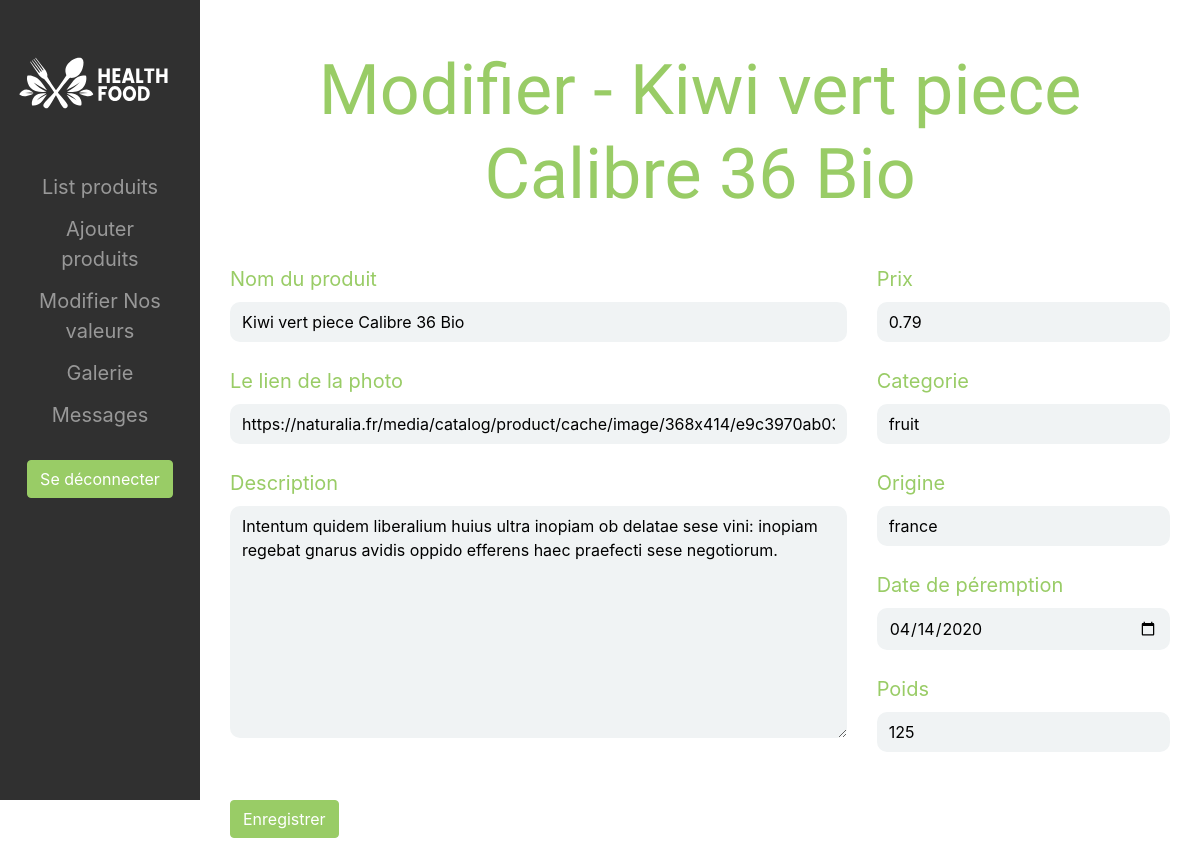
Before: /admin/modifier/index.php?id=1 (signed in) with the older database file.
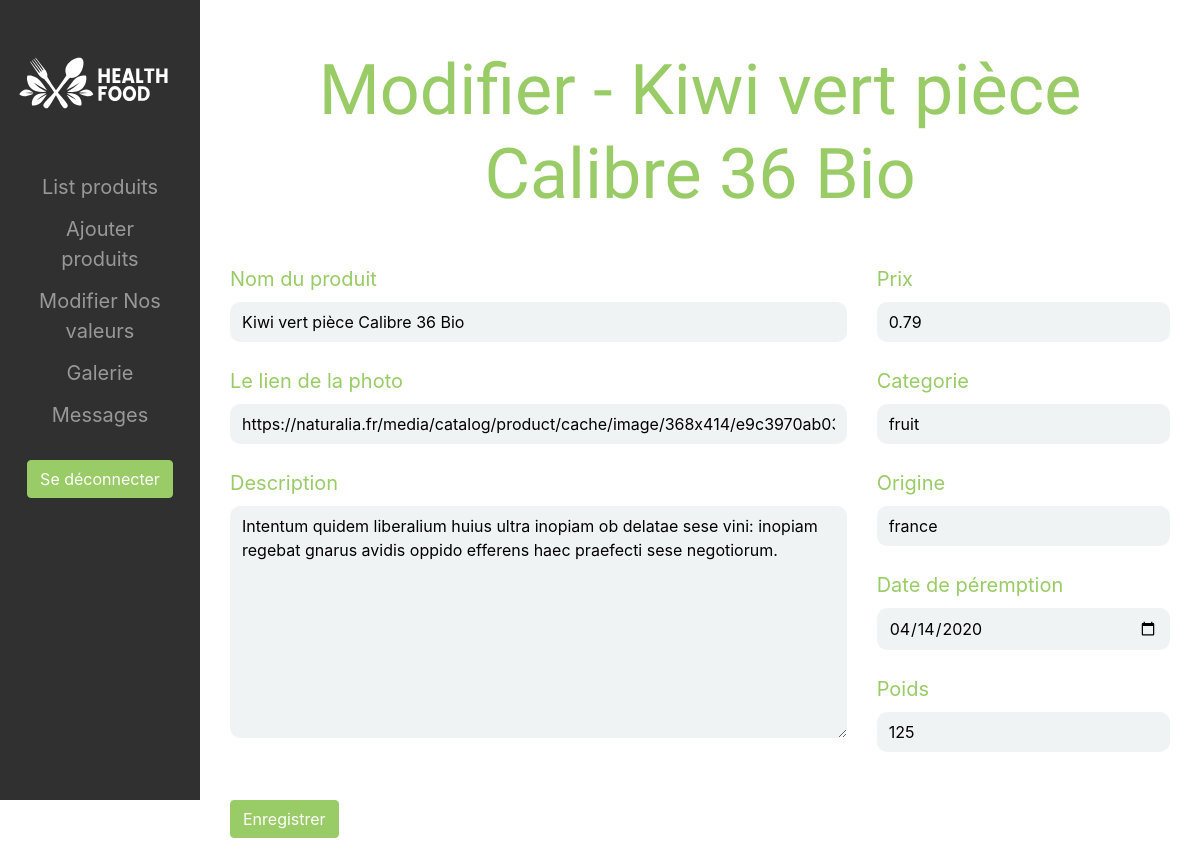
After: the same page with the newer database file.
### tables this page shows
CREATE TABLE `davy_produits` (
  `id` bigint(20) NOT NULL,
  `nom` varchar(255) DEFAULT NULL,
  `photo` varchar(255) DEFAULT NULL,
  `description` text DEFAULT NULL,
  `prix` float DEFAULT NULL,
  `categorie` varchar(255) DEFAULT NULL,
  `origine` varchar(255) DEFAULT NULL,
  `date` date DEFAULT NULL,
  `poids` int(11) DEFAULT NULL
);

### admin/modifier/modifier-produits.php (the view, shortened to what this page needs)
<?php
$error = "";
?>
        <div class="container my-5">
            <form method="post" action="">
                <div class="row">
                    <div class="col-md-8">
                        <label for="nom" class="size_m color_green">Nom du produit</label>
                        <input value="<?php if(!empty($_GET['id'])) {echo $produit['nom'];} ?>" id="nom" class="input border_input" type="text" name="nom"><br><br>
                        <label for="photo" class="size_m color_green">Le lien de la photo</label>
                        <input value="<?php if(!empty($_GET['id'])) {echo $produit['photo'];} ?>" id="photo" class="input border_input" type="text" name="photo"><br><br>
                        <label for="description" class="size_m color_green">Description</label>
                        <textarea id="description" tabindex="5" rows="9" class="input border_input" name="description"><?php if(!empty($_GET['id'])) {echo $produit['description'];} ?></textarea><br>
                    </div>
                    <div class="col-md-4">
                        <label for="prix" class="size_m color_green">Prix</label>
                        <input value="<?php if(!empty($_GET['id'])) {echo $produit['prix'];} ?>" id="prix" class="input border_input" type="number" step="0.01" name="prix"><br><br>
                        <label for="categorie" class="size_m color_green">Categorie</label>
                        <input value="<?php if(!empty($_GET['id'])) {echo $produit['categorie'];} ?>" id="categorie" class="input border_input" type="text" name="categorie"><br><br>
                        <label for="origine" class="size_m color_green">Origine</label>
                        <input value="<?php if(!empty($_GET['id'])) {echo $produit['origine'];} ?>" id="origine" class="input border_input" type="text" name="origine"><br><br>
                        <label for="date" class="size_m color_green">Date de péremption</label>
                        <input value="<?php if(!empty($_GET['id'])) {echo $produit['date'];} ?>" id="date" class="input border_input" type="date" name="date"><br><br>
                        <label for="number" class="size_m color_green">Poids</label>
                        <input value="<?php if(!empty($_GET['id'])) {echo $produit['poids'];} ?>" id="number" class="input border_input" type="number" step="0.01" name="poids"><br>
                    </div>
                </div>
                <br><br>
                <input type="submit" name="enregistrer" value="Enregistrer" class="btn bouton_green color_white">
                <p class="color_red size_s py-5"><?php echo($error); ?></p>
            </form>
        </div>

### admin/header-admin.php (shortened to what this page needs)
<?php
$bouton_connexion = "Se déconnecter";
if (isset($_SESSION['connect'])) {
    if ($_SESSION['connect'] == "connect") {
        $bouton_connexion = "Se déconnecter";
    }
    else {
        $bouton_connexion = "Se connecter";
    }
}
else {
    $bouton_connexion = "Se connecter";
}
?>
<!DOCTYPE html>
<html lang="fr">
    <head>
        <link rel="stylesheet" href="<?php echo $chemin_page; ?>../css/bootstrap.min.css">
        <link rel="stylesheet" href="<?php echo $chemin_page; ?>../css/trumbowyg.min.css">
        <link rel="stylesheet" href="<?php echo $chemin_page; ?>../css/style.css">
    </head>
    <body>
        <div class="container-fluid">
            <div class="row">
                <div class="col-md-3 col-lg-2 text-center pt-5 menu_admin">
                    <div>
                        <a title="Bouton Accueil" class="navbar-brand" href="<?php echo $chemin_page; ?>../">
                            <img src="<?php echo $chemin_page; ?>../images/logo.svg" height="60" alt="logo">
                        </a>
                    </div><br><br>
                    <a title="Bouton List" class="btn bouton_admin size_m" href="<?php echo $chemin_page; ?>.">List produits</a><br>
                    <a title="Bouton Ajouter" class="btn bouton_admin size_m" href="<?php echo $chemin_page; ?>ajouter">Ajouter produits</a><br>
                    <a title="Bouton Modifier" class="btn bouton_admin size_m" href="<?php echo $chemin_page; ?>valeurs">Modifier Nos valeurs</a><br>
                    <a title="Bouton Galerie" class="btn bouton_admin size_m" href="<?php echo $chemin_page; ?>galerie">Galerie</a><br>
                    <a title="Bouton Messages" class="btn bouton_admin size_m" href="<?php echo $chemin_page; ?>messages">Messages</a><br><br>
                    <form method="POST" action="">
                        <input class="btn bouton_green color_white" type="submit" name="connexion" value="<?php echo($bouton_connexion); ?>">
                    </form><br>
                </div>
                <div class="col-md-9 col-lg-10 offset-md-3 offset-lg-2">
                    <div class="col-lg color_white align-self-center text-center pt-5">
                        <h1 class="font_hotel color_green"><?php echo $title_header; ?></h1>
                    </div>

Changed rows visible on the page:
changed davy_produits "fruit": nom "Modifier - Kiwi vert piece Calibre 36 Bio" → "Modifier - Kiwi vert pièce Calibre 36 Bio"; nom "Kiwi vert piece Calibre 36 Bio" → "Kiwi vert pièce Calibre 36 Bio"
